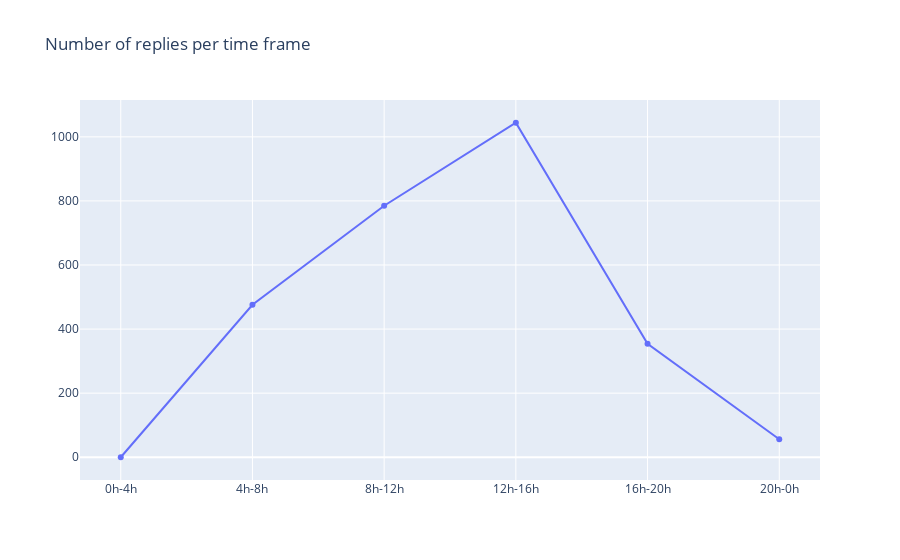

Here is the notebook cell this chart was saved with:
### Code cell
fig5 = go.Figure([go.Scatter(x=hour_range, y=[new_info_1[3], new_info_2[3], new_info_3[3], new_info_4[3], new_info_5[3], new_info_6[3]])])
    
fig5.update_layout(title_text="Number of replies per time frame")
    

fig5.show()

### Figure 1 — Plotly figure (JSON) as saved in the notebook; plotly's stock layout.template omitted (floating-point values rounded to 4 significant figures)
{"data": [{"type": "scatter", "x": ["0h-4h", "4h-8h", "8h-12h", "12h-16h", "16h-20h", "20h-0h"], "y": [0, 476, 785, 1044, 354, 56]}], "layout": {"title": {"text": "Number of replies per time frame"}}}
